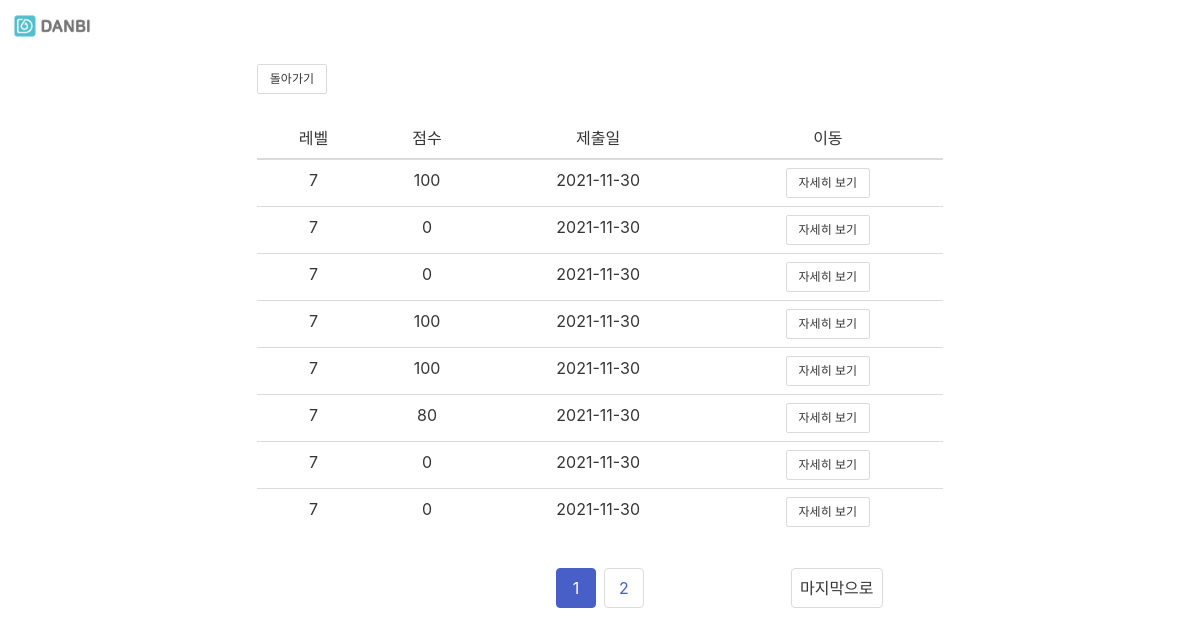
The app's page /report/8/, older data.
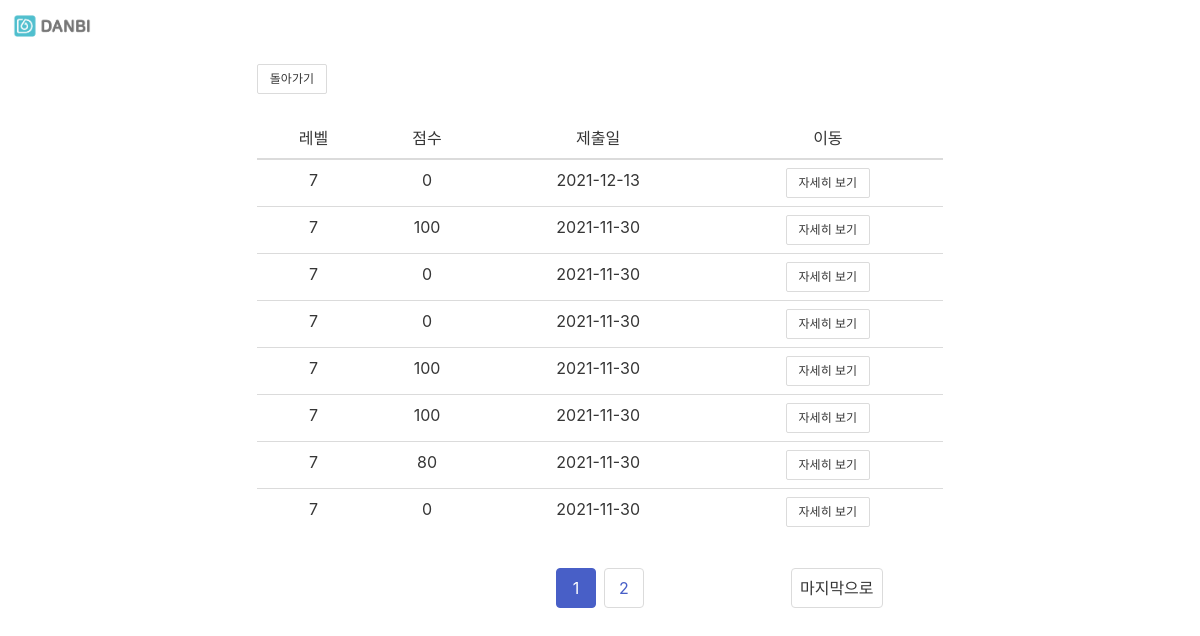
The same page, newer data.
### english/models.py (models this page shows)
class UserAnswer(models.Model):
    user = models.ForeignKey(User, on_delete=models.CASCADE)
    level = models.CharField(max_length=20, blank=True)
    score = models.CharField(max_length=20, blank=True)
    sentence1 = models.CharField(max_length=500, blank=True)
    answer1 = models.CharField(max_length=500, blank=True)
    voca1 = models.CharField(max_length=500, blank=True)
    sentence2 = models.CharField(max_length=500, blank=True)
    answer2 = models.CharField(max_length=500, blank=True)
    voca2 = models.CharField(max_length=500, blank=True)
    sentence3 = models.CharField(max_length=500, blank=True)
    answer3 = models.CharField(max_length=500, blank=True)
    voca3 = models.CharField(max_length=500, blank=True)
    sentence4 = models.CharField(max_length=500, blank=True)
    answer4 = models.CharField(max_length=500, blank=True)
    voca4 = models.CharField(max_length=500, blank=True)
    sentence5 = models.CharField(max_length=500, blank=True)
    answer5 = models.CharField(max_length=500, blank=True)
    voca5 = models.CharField(max_length=500, blank=True)
    korean1 = models.CharField(max_length=500, blank=True)
    korean2 = models.CharField(max_length=500, blank=True)
    korean3 = models.CharField(max_length=500, blank=True)
    korean4 = models.CharField(max_length=500, blank=True)
    korean5 = models.CharField(max_length=500, blank=True)
    check_the_result = models.BooleanField(default=False)
    dt_created = models.DateTimeField(auto_now_add=True)
    dt_updated = models.DateTimeField(auto_now=True)

### app_account/views.py (the view)
class ReportListView(ListView):
    model = UserAnswer
    template_name = 'app_account/report_list.html'
    context_object_name = 'user_answer'
    paginate_by = 8
    def get_queryset(self):
        user_id = self.kwargs.get('user_id')
        return UserAnswer.objects.filter(user_id=user_id).order_by("-dt_created")
    def get_context_data(self, **kwargs):
        context = super().get_context_data(**kwargs)
        context['profile_user'] = get_object_or_404(User, id=self.kwargs.get('user_id'))
        return context

### app_account/templates/app_account/report_list.html (shortened to what this page needs)
{% extends 'base.html' %}
{% load widget_tweaks %}
{% load static %}
{% block contents %}
<div class="column">
    <a class="button is-small" href="{% url 'index' %}"> 돌아가기</a>
</div>
<div class="column" >
    <div style="min-height: 450px">
        <table class="table is-fullwidth" >
            <thead>
                <tr>
                    <td style="text-align: center">레벨</td>
                    <td style="text-align: center">점수</td>
                    <td style="text-align: center">제출일</td>
                    <td style="text-align: center">이동</td>
                </tr>
            </thead>
            <tbody>
            {% for foo in user_answer %}
                <tr style = >
                    <td style="text-align: center">{{ foo.level }}</td>
                    <td style="text-align: center">{{ foo.score }}</td>
                    <td style="text-align: center">{{ foo.dt_created |date:"Y-m-d"}}</td>
                    <td style="text-align: center"><a class="is-small button" href="{% url 'report_detail' foo.id %}">자세히 보기</a></td>
                </tr>
            {% endfor %}
            </tbody>
        </table>
    </div>
    <div class="wrap-pagination" style="text-align: center">
        {% if is_paginated %}
            <div class="columns pagination is-centered ">
                <div class="column is-one-third">
                </div>
                <div class="column is-one-third">
                    <ul class="pagination-list">
                        {% for num in page_obj.paginator.page_range %}
                            {% if page_obj.number == num %}
                              <li class="pagination-link is-current ">{{ num }}</li>
                            {% elif num > page_obj.number|add:'-3' and num < page_obj.number|add:'3' %}
                              <li class="pagination-link"><a href="?page={{ num }}">{{ num }}</a></li>
                            {% endif %}
                        {% endfor %}
                    </ul>
                </div>
                <div class="column is-one-third">
                    {% if page_obj.has_next %}
                        <a href="?page={{ page_obj.paginator.num_pages }}" class="pagination-link" aria-label="Goto page 86">마지막으로</a>
                    {% endif %}
                </div>
            </div>
        {% endif %}
{% endblock %}

Row changes from the older to the newer data that the page shows:
no longer on this page (row unchanged): UserAnswer: level "7", score "0", dt_created "2021-11-30"
added UserAnswer: level "7", score "0", dt_created "2021-12-13"
